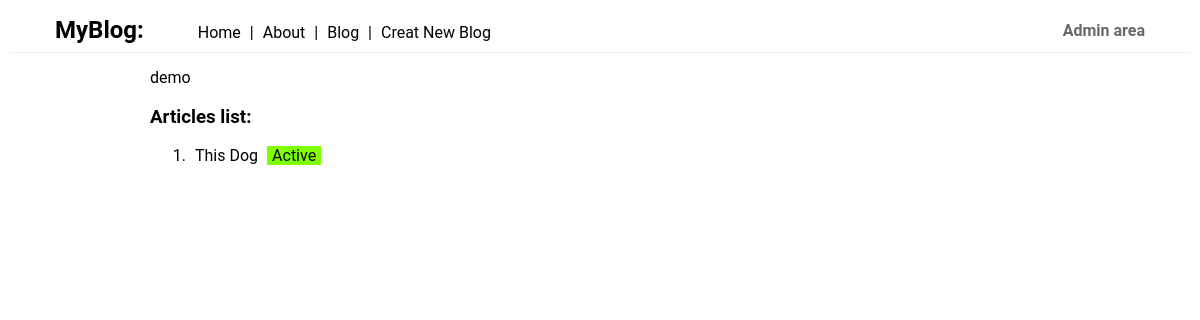
The app's page /blog/ (signed in), older data.
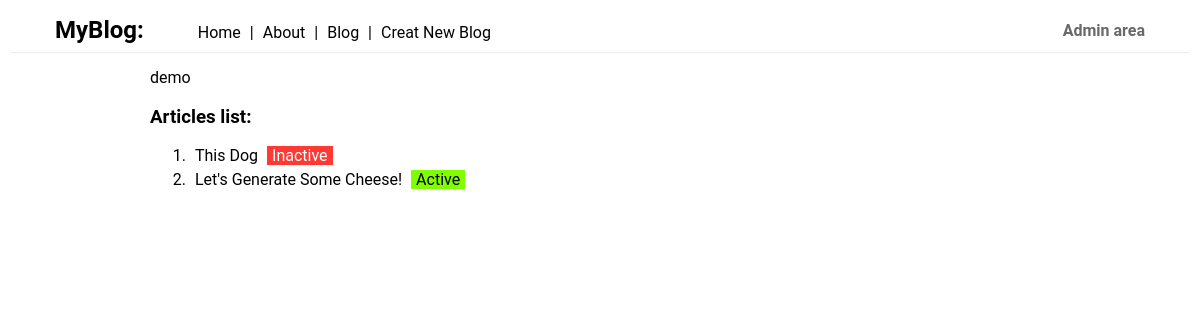
The same page, newer data.
### blog/models.py (models this page shows)
class Article(models.Model):
    title = models.CharField(max_length=120)
    content = models.TextField()
    active = models.BooleanField(default=True)
    image = models.ImageField(upload_to='banners')
    def get_absolute_url(self):
        return reverse("blog:detail", kwargs={"id": self.id})

### blog/views.py (the view)
# urls.py: path('', ArticleListView.as_view(), name='list'),
class ArticleListView(ListView):
    template_name = 'blog/list.html'
    queryset = Article.objects.all()

### blog/templates/blog/list.html
{% extends 'base.html' %}
{% block content %}
    <p>{{ user }}</p>
    <h3>Articles list:</h3>
    <ol>
        {% for object in object_list %}
            {% if user.is_anonymous %}
                {% if object.active %}
                    <li><a href="{{ object.get_absolute_url }}">{{ object.title }}</a></li>
                {% endif %}
            {% else %}
                <li>
                    <a href="{{ object.get_absolute_url }}">{{ object.title }}</a>
                    {% if object.active %}
                        <span class="active">Active</span>
                    {% else %}
                        <span class="inactive">Inactive</span>
                    {% endif %}
                </li>
            {% endif %}
        {% endfor %}
    </ol>
{% endblock %}

Row changes from the older to the newer data that the page shows:
changed Article "This Dog": active "Active" → "Inactive"
added Article: title "Let's Generate Some Cheese!", active "Active"
